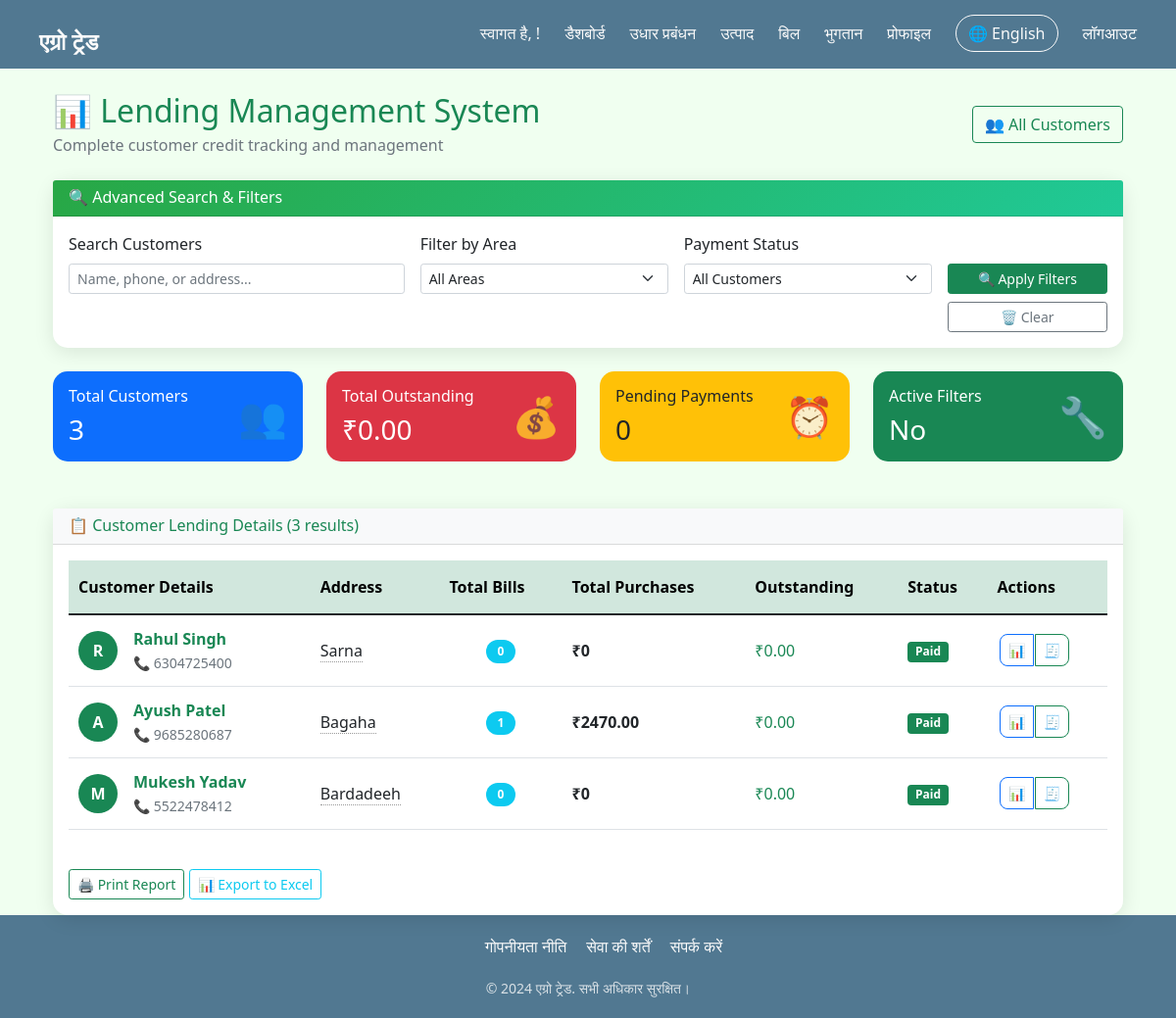
/lending/ (signed in), run on the app's committed database.
### myApp/models.py (models this page shows, shortened)
class Customer(models.Model):
    name = models.CharField(max_length=100)
    phone = models.CharField(max_length=15, unique=True)
    address = models.TextField()
    outstanding_balance = models.DecimalField(max_digits=12, decimal_places=2, default=0)
    created_at = models.DateTimeField(auto_now_add=True)
    created_by = models.ForeignKey(User, on_delete=models.SET_NULL, null=True)

### myApp/views.py (the view)
# urls.py: path('lending/', views.customer_lending, name='customer_lending'),
@login_required
def customer_lending(request):
    search_query = request.GET.get('search', '')
    village_filter = request.GET.get('village', '')
    payment_status = request.GET.get('payment_status', '')
    customers = Customer.objects.all()
    if search_query:
        customers = customers.filter(
            Q(name__icontains=search_query) |
            Q(phone__icontains=search_query) |
            Q(address__icontains=search_query)
        )
    if village_filter:
        customers = customers.filter(address__icontains=village_filter)
    if payment_status == 'pending':
        customers = customers.filter(outstanding_balance__gt=0)
    elif payment_status == 'completed':
        customers = customers.filter(outstanding_balance=0)
    elif payment_status == 'high_balance':
        customers = customers.filter(outstanding_balance__gt=5000)
    customers_with_stats = []
    total_outstanding = Decimal('0')
    pending_customers_count = 0  # NEW: Count only customers with outstanding balance
    for customer in customers:
        customer_bills = Bill.objects.filter(customer=customer)
        total_purchases = sum(bill.total_amount for bill in customer_bills)
        if customer.outstanding_balance > 0:
            pending_customers_count += 1
        customers_with_stats.append({
            'customer': customer,
            'total_bills': customer_bills.count(),
            'total_purchases': total_purchases,
            'outstanding_balance': customer.outstanding_balance
        })
        total_outstanding += customer.outstanding_balance
    all_customers = Customer.objects.exclude(Q(address__isnull=True) | Q(address=''))
    unique_villages = list(set(customer.address for customer in all_customers))[:20]
    context = {
        'customers_with_stats': customers_with_stats,
        'search_query': search_query,
        'village_filter': village_filter,
        'payment_status': payment_status,
        'unique_villages': unique_villages,
        'total_customers': customers.count(),
        'total_outstanding': total_outstanding,
        'pending_customers_count': pending_customers_count,  # ✅ NEW
        'filtered': any([search_query, village_filter, payment_status])
    }
    return render(request, 'customer_lending.html', context)

### templates/customer_lending.html (shortened to what this page needs)
{% extends "base.html" %}
{% block content %}
<div class="container-fluid">
    <div class="row mb-4">
        <div class="col-12">
            <div class="d-flex justify-content-between align-items-center">
                <div>
                    <h2 class="text-success mb-1">📊 Lending Management System</h2>
                    <p class="text-muted mb-0">Complete customer credit tracking and management</p>
                </div>
                <a href="{% url 'customer_list' %}" class="btn btn-outline-success">
                    👥 All Customers
                </a>
            </div>
        </div>
    </div>
    <div class="card lending-card mb-4">
        <div class="card-header bg-gradient-success text-white">
            <h6 class="mb-0">🔍 Advanced Search & Filters</h6>
        </div>
        <div class="card-body">
            <form method="get" class="row g-3">
                <div class="col-md-4">
                    <label class="form-label">Search Customers</label>
                    <input type="text" name="search" class="form-control form-control-sm"
                           value="{{ search_query }}" placeholder="Name, phone, or address...">
                </div>
                <div class="col-md-3">
                    <label class="form-label">Filter by Area</label>
                    <select name="village" class="form-select form-select-sm">
                        <option value="">All Areas</option>
                    </select>
                </div>
                <div class="col-md-3">
                    <label class="form-label">Payment Status</label>
                    <select name="payment_status" class="form-select form-select-sm">
                        <option value="">All Customers</option>
                    </select>
                </div>
                <div class="col-md-2">
                    <label class="form-label">&nbsp;</label>
                    <div class="d-grid gap-2">
                        <button type="submit" class="btn btn-success btn-sm">
                            🔍 Apply Filters
                        </button>
                        <a href="{% url 'customer_lending' %}" class="btn btn-outline-secondary btn-sm">
                            🗑️ Clear
                        </a>
                    </div>
                </div>
            </form>
        </div>
    </div>
    <div class="row mb-4">
        <div class="col-xl-3 col-md-6 mb-4">
            <div class="card summary-card bg-primary text-white">
                <div class="card-body">
                    <div class="d-flex align-items-center">
                        <div class="flex-grow-1">
                            <h6 class="card-title">Total Customers</h6>
                            <h3 class="card-text">{{ total_customers }}</h3>
                        </div>
                        <div class="flex-shrink-0">
                            <div class="summary-icon">👥</div>
                        </div>
                    </div>
                </div>
            </div>
        </div>
        <div class="col-xl-3 col-md-6 mb-4">
            <div class="card summary-card bg-danger text-white">
                <div class="card-body">
                    <div class="d-flex align-items-center">
                        <div class="flex-grow-1">
                            <h6 class="card-title">Total Outstanding</h6>
                            <h3 class="card-text">₹{{ total_outstanding }}</h3>
                        </div>
                        <div class="flex-shrink-0">
                            <div class="summary-icon">💰</div>
                        </div>
                    </div>
                </div>
            </div>
        </div>
        <div class="col-xl-3 col-md-6 mb-4">
            <div class="card summary-card bg-warning text-dark">
                <div class="card-body">
                    <div class="d-flex align-items-center">
                        <div class="flex-grow-1">
                            <h6 class="card-title">Pending Payments</h6>
                            <h3 class="card-text">{{  pending_customers_count }}</h3>
                        </div>
                        <div class="flex-shrink-0">
                            <div class="summary-icon">⏰</div>
                        </div>
                    </div>
                </div>
            </div>
        </div>
        <div class="col-xl-3 col-md-6 mb-4">
            <div class="card summary-card bg-success text-white">
                <div class="card-body">
                    <div class="d-flex align-items-center">
                        <div class="flex-grow-1">
                            <h6 class="card-title">Active Filters</h6>
                            <h3 class="card-text">{% if filtered %}Yes{% else %}No{% endif %}</h3>
                        </div>
                        <div class="flex-shrink-0">
                            <div class="summary-icon">🔧</div>
                        </div>
                    </div>
                </div>
            </div>
        </div>
    </div>
    <div class="card lending-card">
        <div class="card-header bg-light">
            <h6 class="m-0 font-weight-bold text-success">
                📋 Customer Lending Details ({{ customers_with_stats|length }} results)
            </h6>
        </div>
        <div class="card-body">
            <div class="table-responsive">
                <table class="table table-hover lending-table">
                    <thead>
                        <tr class="table-success">
                            <th>Customer Details</th>
                            <th>Address</th>
                            <th>Total Bills</th>
                            <th>Total Purchases</th>
                            <th>Outstanding</th>
                            <th>Status</th>
                            <th>Actions</th>
                        </tr>
                    </thead>
                    <tbody>
                        {% for item in customers_with_stats %}
                        <tr class="customer-row" onclick="window.location='{% url 'customer_detail' item.customer.id %}'" style="cursor: pointer;">
                            <td>
                                <div class="d-flex align-items-center">
                                    <div class="customer-avatar bg-success text-white">
                                        {{ item.customer.name|first|upper }}
                                    </div>
                                    <div class="ms-3">
                                        <strong class="text-success">{{ item.customer.name }}</strong>
                                        <br>
                                        <small class="text-muted">📞 {{ item.customer.phone }}</small>
                                    </div>
                                </div>
                            </td>
                            <td>
                                <span class="address-text" title="{{ item.customer.address }}">
                                    {{ item.customer.address|truncatewords:3 }}
                                </span>
                            </td>
                            <td class="text-center">
                                <span class="badge bg-info rounded-pill">{{ item.total_bills }}</span>
                            </td>
                            <td class="fw-bold">₹{{ item.total_purchases }}</td>
                            <td class="{% if item.outstanding_balance > 0 %}text-danger fw-bold{% else %}text-success{% endif %}">
                                ₹{{ item.outstanding_balance }}
                            </td>
                            <td>
                                {% if item.outstanding_balance > 0 %}
                                <span class="badge bg-warning">Pending</span>
                                {% else %}
                                <span class="badge bg-success">Paid</span>
                                {% endif %}
                            </td>
                            <td>
                                <div class="btn-group">
                                    <a href="{% url 'customer_detail' item.customer.id %}"
                                       class="btn btn-sm btn-outline-primary" title="View Complete History">
                                        📊
                                    </a>
                                    <a href="{% url 'create_bill' %}?customer_id={{ item.customer.id }}"
                                       class="btn btn-sm btn-outline-success" title="Create New Bill">
                                        🧾
                                    </a>
                                </div>
                            </td>
                        </tr>
                        {% endfor %}
                    </tbody>
                </table>
            </div>
            {% if customers_with_stats %}
            <div class="mt-4 print-actions">
                <button class="btn btn-outline-success btn-sm" onclick="printReport()">
                    🖨️ Print Report
                </button>
                <button class="btn btn-outline-info btn-sm" onclick="exportToExcel()">
                    📊 Export to Excel
                </button>
            </div>
            {% endif %}
        </div>
    </div>
</div>
{% endblock %}

### templates/base.html (style rules this page uses)
:root { --primary: #517891; --primary-light: #77B1D4; --dark: #90D5FF; --white: #FAFAFA; --underline: #90DFFF; }
* { margin: 0; padding: 0; box-sizing: border-box; }
body { background-color: honeydew; min-height: 100vh; display: flex; flex-direction: column; }

### templates/customer_lending.html (style rules this page uses)
.lending-card { border: none; border-radius: 15px; box-shadow: 0 4px 20px rgba(0,0,0,0.1); transition: transform 0.3s ease; }
.summary-card { border: none; border-radius: 15px; transition: transform 0.3s ease; }
.summary-icon { font-size: 2.5rem; opacity: 0.8; }
.customer-avatar { width: 40px; height: 40px; border-radius: 50%; display: flex; align-items: center; justify-content: center; font-weight: bold; }
.lending-table th { border-top: none; font-weight: 600; padding: 15px 10px; }
.lending-table td { padding: 12px 10px; vertical-align: middle; }
.address-text { cursor: help; border-bottom: 1px dotted #999; }
.bg-gradient-success { background: linear-gradient(135deg, #28a745 0%, #20c997 100%) !important; }
.btn-group .btn { border-radius: 8px; margin: 2px; padding: 5px 8px; }
.badge.rounded-pill { padding: 6px 12px; font-size: 0.75rem; }

### data on the page
Customer: customer.name|first "R", customer.name "Rahul Singh", customer.phone "6304725400", customer.address "Sarna", total_bills "0", total_purchases "0", outstanding_balance "0.00", shows "Paid"
Customer: customer.name|first "A", customer.name "Ayush Patel", customer.phone "9685280687", customer.address "Bagaha", total_bills "1", total_purchases "2470.00", outstanding_balance "0.00", shows "Paid"
Customer: customer.name|first "M", customer.name "Mukesh Yadav", customer.phone "5522478412", customer.address "Bardadeeh", total_bills "0", total_purchases "0", outstanding_balance "0.00", shows "Paid"

### other printed values
{{ total_customers }} "3"
{{ total_outstanding }} "0.00"
{{ pending_customers_count }} "0"
{{ customers_with_stats|length }} "3"
